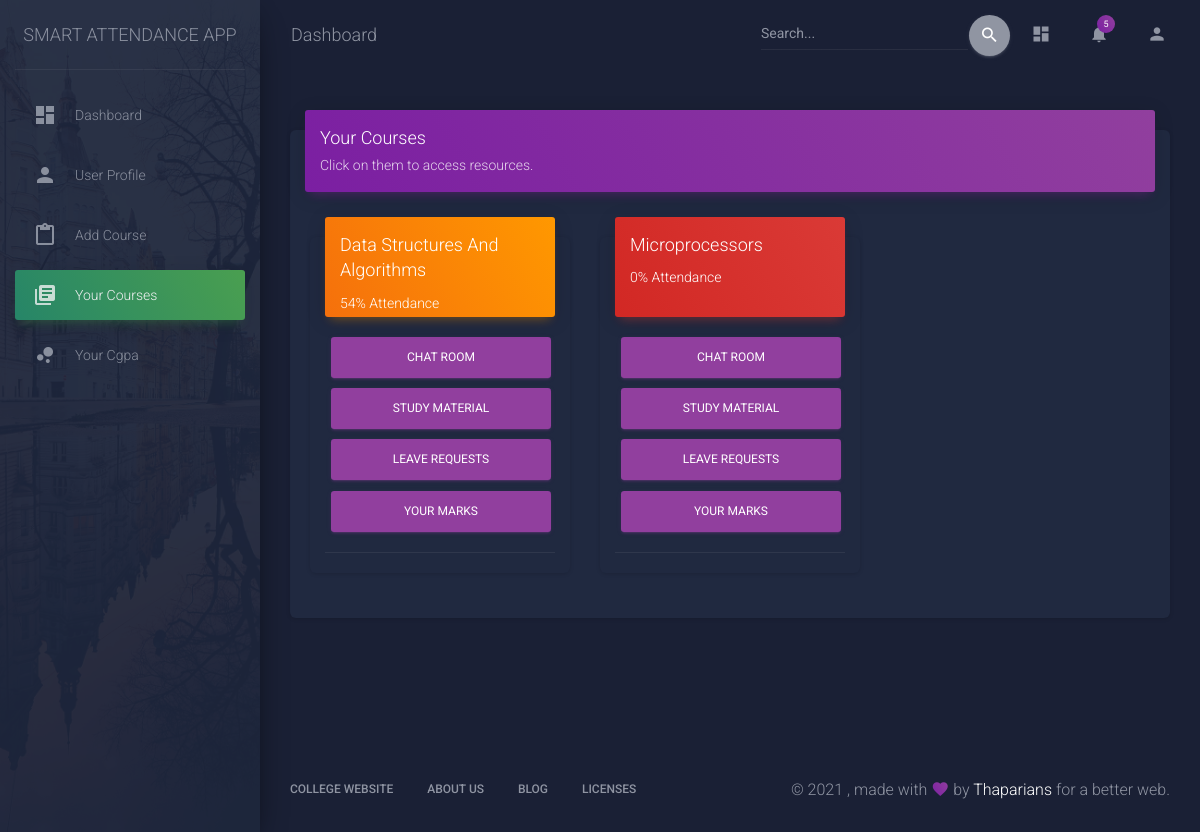
Before: /mycourses/ (signed in) with the older database file.
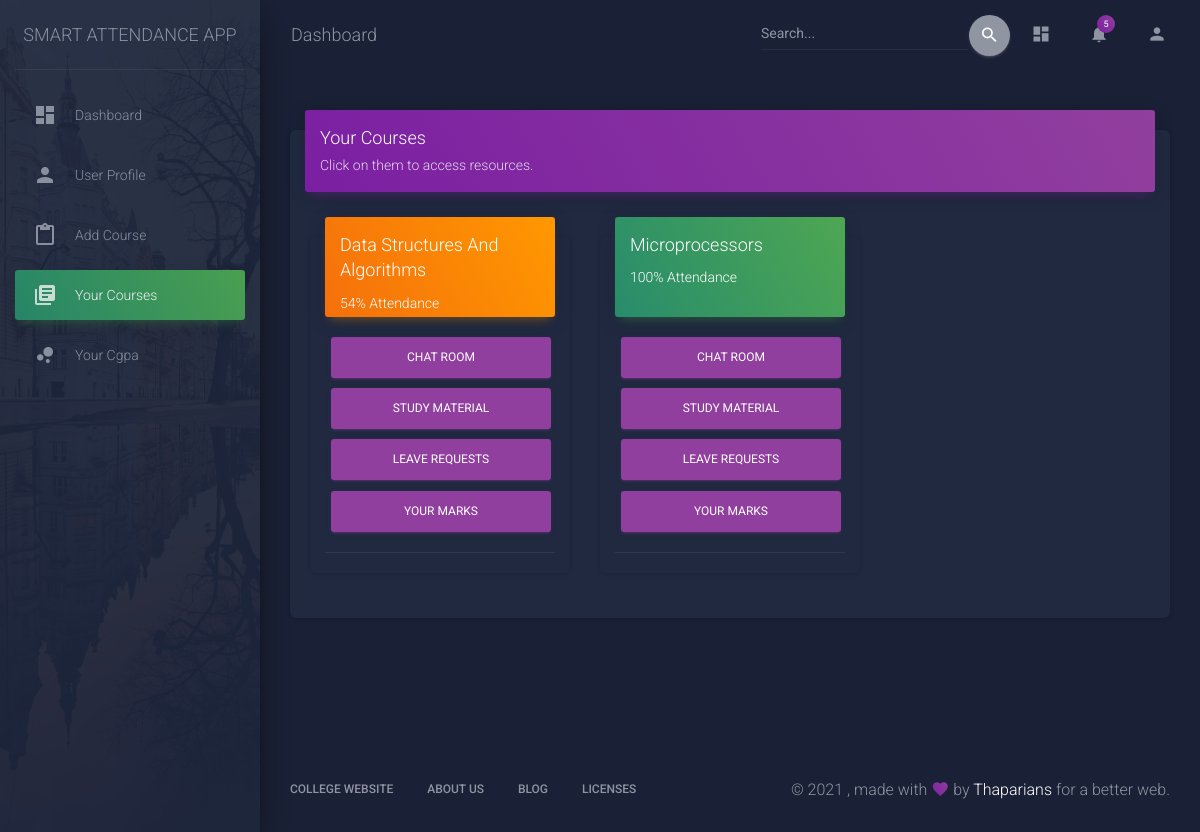
After: the same page with the newer database file.
### role/models.py (models this page shows, shortened)
class Attendance(models.Model):
    course = models.ForeignKey(Course,on_delete=models.CASCADE)
    student = models.ForeignKey(Student,on_delete=models.CASCADE)
    class_attended = models.IntegerField()
    total_classes = models.IntegerField()
    class_left = models.IntegerField(blank=True,null=True)
    percentage = models.IntegerField(blank = True)
    class Meta:
        unique_together = (('course', 'student'),)

### role/views.py (the view)
# urls.py: path('mycourses/',mycourses,name='mycourses'),
def mycourses(request):
    st = Student.objects.filter(user=request.user)[0]
    att = Attendance.objects.filter(student = st)
    context = {
    'st' : st,
    'att' : att,
    }
    return render(request,'role/mycourse.html',context)

### role/templates/role/mycourse.html (shortened to what the changed rows need)
{% load static %}
<!DOCTYPE html>
<html lang="en">
<head>
  <link rel="stylesheet" href="https://maxcdn.bootstrapcdn.com/font-awesome/latest/css/font-awesome.min.css">
  <link href="{% static '/role/css/material-dashboard.css' %}" rel="stylesheet" />
  <link href="{% static '/role/demo/demo.css' %}" rel="stylesheet" />
</head>
<body class="dark-edition">
  <div class="wrapper ">
    <div class="main-panel">
      <div class="content">
        <div class="container-fluid">
          <div class="card">
            <div class="card-body">
              <div class="row">
                {% for course in st.course.all %}
                {% for obj in att %}
                {% ifequal obj.course course %}
                <div class="col-xl-4 col-lg-12">
              <div class="card card-chart">
                {% if obj.percentage >= 75 %}
                <div class="card-header card-header-success" style="height: 100px;">
                  {% elif obj.percentage >= 45 %}
                  <div class="card-header card-header-warning" style="height: 100px;">
                    {% else %}
                    <div class="card-header card-header-danger" style="height: 100px;">
                      {% endif %}
                      <a href="{% url 'coursedetail' pk=course.pk %}">
                  <h4> {{course.name}} </h4>
                </a>
                  <p>{{obj.percentage}}% Attendance</p>
                </div>
                <div class="card-body">
                  <a href="{% url 'room' pk=course.pk %}">
                  <button class="btn btn-primary col-lg-12">Chat Room</button>
                </a>
                <a href="{% url 'studymaterial' pk=course.pk %}">
                  <button class="btn btn-primary col-lg-12">Study Material</button>
                </a>
                <a href="{% url 'leave' pk=course.pk %}">
                  <button class="btn btn-primary col-lg-12">Leave Requests</button>
                </a>
                <a href="{% url 'marks' pk=course.pk %}">
                  <button class="btn btn-primary col-lg-12">Your Marks</button>
                </a>
              </div>
                <div class="card-footer">
                </div>
              </div>
            </div>
            {% endifequal %}
            {% endfor %}
            {% endfor %}
              </div>
            </div>
          </div>
        </div>
      </div>
    </div>
  </div>
</body>
</html>

Changed rows visible on the page:
changed Attendance (number 2 of 2 on the later page): percentage "0" → "100"
